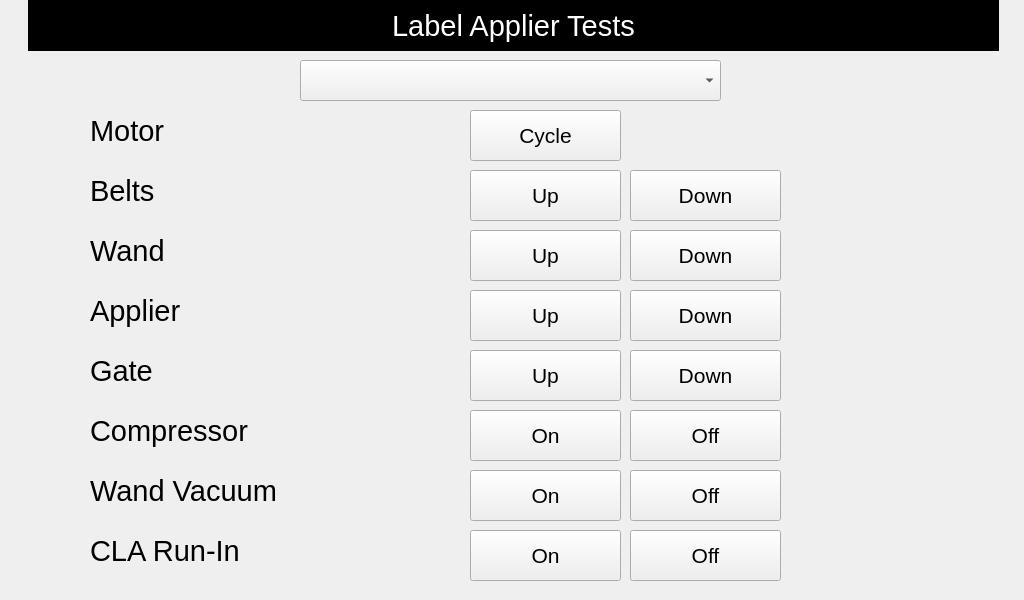
<?xml version="1.0" encoding="UTF-8"?>
<ui version="4.0">
 <class>serviceLabelApplierTests</class>
 <widget class="QWidget" name="serviceLabelApplierTests">
  <property name="geometry">
   <rect>
    <x>0</x>
    <y>0</y>
    <width>1024</width>
    <height>600</height>
   </rect>
  </property>
  <property name="font">
   <font>
    <pointsize>22</pointsize>
   </font>
  </property>
  <property name="windowTitle">
   <string>Form</string>
  </property>
  <widget class="QLabel" name="label">
   <property name="geometry">
    <rect>
     <x>28</x>
     <y>0</y>
     <width>971</width>
     <height>51</height>
    </rect>
   </property>
   <property name="font">
    <font>
     <pointsize>22</pointsize>
    </font>
   </property>
   <property name="styleSheet">
    <string notr="true">background-color: rgb(0, 0, 0);
color: rgb(255, 255, 255);</string>
   </property>
   <property name="text">
    <string>Label Applier Tests</string>
   </property>
   <property name="alignment">
    <set>Qt::AlignCenter</set>
   </property>
  </widget>
  <widget class="QComboBox" name="cboxLabelApplier">
   <property name="geometry">
    <rect>
     <x>300</x>
     <y>60</y>
     <width>421</width>
     <height>41</height>
    </rect>
   </property>
   <property name="maximumSize">
    <size>
     <width>16777215</width>
     <height>41</height>
    </size>
   </property>
  </widget>
  <widget class="QPushButton" name="btnMotorCycle">
   <property name="geometry">
    <rect>
     <x>470</x>
     <y>110</y>
     <width>151</width>
     <height>51</height>
    </rect>
   </property>
   <property name="sizePolicy">
    <sizepolicy hsizetype="Preferred" vsizetype="Preferred">
     <horstretch>0</horstretch>
     <verstretch>0</verstretch>
    </sizepolicy>
   </property>
   <property name="minimumSize">
    <size>
     <width>151</width>
     <height>51</height>
    </size>
   </property>
   <property name="maximumSize">
    <size>
     <width>151</width>
     <height>51</height>
    </size>
   </property>
   <property name="font">
    <font>
     <pointsize>16</pointsize>
    </font>
   </property>
   <property name="text">
    <string>Cycle</string>
   </property>
  </widget>
  <widget class="QPushButton" name="btnBeltsUp">
   <property name="geometry">
    <rect>
     <x>470</x>
     <y>170</y>
     <width>151</width>
     <height>51</height>
    </rect>
   </property>
   <property name="sizePolicy">
    <sizepolicy hsizetype="Preferred" vsizetype="Preferred">
     <horstretch>0</horstretch>
     <verstretch>0</verstretch>
    </sizepolicy>
   </property>
   <property name="minimumSize">
    <size>
     <width>151</width>
     <height>51</height>
    </size>
   </property>
   <property name="maximumSize">
    <size>
     <width>151</width>
     <height>51</height>
    </size>
   </property>
   <property name="font">
    <font>
     <pointsize>16</pointsize>
    </font>
   </property>
   <property name="text">
    <string>Up</string>
   </property>
  </widget>
  <widget class="QPushButton" name="btnWandUp">
   <property name="geometry">
    <rect>
     <x>470</x>
     <y>230</y>
     <width>151</width>
     <height>51</height>
    </rect>
   </property>
   <property name="sizePolicy">
    <sizepolicy hsizetype="Preferred" vsizetype="Preferred">
     <horstretch>0</horstretch>
     <verstretch>0</verstretch>
    </sizepolicy>
   </property>
   <property name="minimumSize">
    <size>
     <width>151</width>
     <height>51</height>
    </size>
   </property>
   <property name="maximumSize">
    <size>
     <width>151</width>
     <height>51</height>
    </size>
   </property>
   <property name="font">
    <font>
     <pointsize>16</pointsize>
    </font>
   </property>
   <property name="text">
    <string>Up</string>
   </property>
  </widget>
  <widget class="QPushButton" name="btnApplierUp">
   <property name="geometry">
    <rect>
     <x>470</x>
     <y>290</y>
     <width>151</width>
     <height>51</height>
    </rect>
   </property>
   <property name="sizePolicy">
    <sizepolicy hsizetype="Preferred" vsizetype="Preferred">
     <horstretch>0</horstretch>
     <verstretch>0</verstretch>
    </sizepolicy>
   </property>
   <property name="minimumSize">
    <size>
     <width>151</width>
     <height>51</height>
    </size>
   </property>
   <property name="maximumSize">
    <size>
     <width>151</width>
     <height>51</height>
    </size>
   </property>
   <property name="font">
    <font>
     <pointsize>16</pointsize>
    </font>
   </property>
   <property name="text">
    <string>Up</string>
   </property>
  </widget>
  <widget class="QPushButton" name="btnGateUp">
   <property name="geometry">
    <rect>
     <x>470</x>
     <y>350</y>
     <width>151</width>
     <height>51</height>
    </rect>
   </property>
   <property name="sizePolicy">
    <sizepolicy hsizetype="Preferred" vsizetype="Preferred">
     <horstretch>0</horstretch>
     <verstretch>0</verstretch>
    </sizepolicy>
   </property>
   <property name="minimumSize">
    <size>
     <width>151</width>
     <height>51</height>
    </size>
   </property>
   <property name="maximumSize">
    <size>
     <width>151</width>
     <height>51</height>
    </size>
   </property>
   <property name="font">
    <font>
     <pointsize>16</pointsize>
    </font>
   </property>
   <property name="text">
    <string>Up</string>
   </property>
  </widget>
  <widget class="QPushButton" name="btnCompressorOn">
   <property name="geometry">
    <rect>
     <x>470</x>
     <y>410</y>
     <width>151</width>
     <height>51</height>
    </rect>
   </property>
   <property name="sizePolicy">
    <sizepolicy hsizetype="Preferred" vsizetype="Preferred">
     <horstretch>0</horstretch>
     <verstretch>0</verstretch>
    </sizepolicy>
   </property>
   <property name="minimumSize">
    <size>
     <width>151</width>
     <height>51</height>
    </size>
   </property>
   <property name="maximumSize">
    <size>
     <width>151</width>
     <height>51</height>
    </size>
   </property>
   <property name="font">
    <font>
     <pointsize>16</pointsize>
    </font>
   </property>
   <property name="text">
    <string>On</string>
   </property>
  </widget>
  <widget class="QPushButton" name="btnWandVacuumOn">
   <property name="geometry">
    <rect>
     <x>470</x>
     <y>470</y>
     <width>151</width>
     <height>51</height>
    </rect>
   </property>
   <property name="sizePolicy">
    <sizepolicy hsizetype="Preferred" vsizetype="Preferred">
     <horstretch>0</horstretch>
     <verstretch>0</verstretch>
    </sizepolicy>
   </property>
   <property name="minimumSize">
    <size>
     <width>151</width>
     <height>51</height>
    </size>
   </property>
   <property name="maximumSize">
    <size>
     <width>151</width>
     <height>51</height>
    </size>
   </property>
   <property name="font">
    <font>
     <pointsize>16</pointsize>
    </font>
   </property>
   <property name="text">
    <string>On</string>
   </property>
  </widget>
  <widget class="QPushButton" name="btnCLARunInOn">
   <property name="geometry">
    <rect>
     <x>470</x>
     <y>530</y>
     <width>151</width>
     <height>51</height>
    </rect>
   </property>
   <property name="sizePolicy">
    <sizepolicy hsizetype="Preferred" vsizetype="Preferred">
     <horstretch>0</horstretch>
     <verstretch>0</verstretch>
    </sizepolicy>
   </property>
   <property name="minimumSize">
    <size>
     <width>151</width>
     <height>51</height>
    </size>
   </property>
   <property name="maximumSize">
    <size>
     <width>151</width>
     <height>51</height>
    </size>
   </property>
   <property name="font">
    <font>
     <pointsize>16</pointsize>
    </font>
   </property>
   <property name="text">
    <string>On</string>
   </property>
  </widget>
  <widget class="QPushButton" name="btnBeltsDown">
   <property name="geometry">
    <rect>
     <x>630</x>
     <y>170</y>
     <width>151</width>
     <height>51</height>
    </rect>
   </property>
   <property name="sizePolicy">
    <sizepolicy hsizetype="Preferred" vsizetype="Preferred">
     <horstretch>0</horstretch>
     <verstretch>0</verstretch>
    </sizepolicy>
   </property>
   <property name="minimumSize">
    <size>
     <width>151</width>
     <height>51</height>
    </size>
   </property>
   <property name="maximumSize">
    <size>
     <width>151</width>
     <height>51</height>
    </size>
   </property>
   <property name="font">
    <font>
     <pointsize>16</pointsize>
    </font>
   </property>
   <property name="text">
    <string>Down</string>
   </property>
  </widget>
  <widget class="QPushButton" name="btnWandDown">
   <property name="geometry">
    <rect>
     <x>630</x>
     <y>230</y>
     <width>151</width>
     <height>51</height>
    </rect>
   </property>
   <property name="sizePolicy">
    <sizepolicy hsizetype="Preferred" vsizetype="Preferred">
     <horstretch>0</horstretch>
     <verstretch>0</verstretch>
    </sizepolicy>
   </property>
   <property name="minimumSize">
    <size>
     <width>151</width>
     <height>51</height>
    </size>
   </property>
   <property name="maximumSize">
    <size>
     <width>151</width>
     <height>51</height>
    </size>
   </property>
   <property name="font">
    <font>
     <pointsize>16</pointsize>
    </font>
   </property>
   <property name="text">
    <string>Down</string>
   </property>
  </widget>
  <widget class="QPushButton" name="btnApplierDown">
   <property name="geometry">
    <rect>
     <x>630</x>
     <y>290</y>
     <width>151</width>
     <height>51</height>
    </rect>
   </property>
   <property name="sizePolicy">
    <sizepolicy hsizetype="Preferred" vsizetype="Preferred">
     <horstretch>0</horstretch>
     <verstretch>0</verstretch>
    </sizepolicy>
   </property>
   <property name="minimumSize">
    <size>
     <width>151</width>
     <height>51</height>
    </size>
   </property>
   <property name="maximumSize">
    <size>
     <width>151</width>
     <height>51</height>
    </size>
   </property>
   <property name="font">
    <font>
     <pointsize>16</pointsize>
    </font>
   </property>
   <property name="text">
    <string>Down</string>
   </property>
  </widget>
  <widget class="QPushButton" name="btnGateDown">
   <property name="geometry">
    <rect>
     <x>630</x>
     <y>350</y>
     <width>151</width>
     <height>51</height>
    </rect>
   </property>
   <property name="sizePolicy">
    <sizepolicy hsizetype="Preferred" vsizetype="Preferred">
     <horstretch>0</horstretch>
     <verstretch>0</verstretch>
    </sizepolicy>
   </property>
   <property name="minimumSize">
    <size>
     <width>151</width>
     <height>51</height>
    </size>
   </property>
   <property name="maximumSize">
    <size>
     <width>151</width>
     <height>51</height>
    </size>
   </property>
   <property name="font">
    <font>
     <pointsize>16</pointsize>
    </font>
   </property>
   <property name="text">
    <string>Down</string>
   </property>
  </widget>
  <widget class="QPushButton" name="btnCompressorOff">
   <property name="geometry">
    <rect>
     <x>630</x>
     <y>410</y>
     <width>151</width>
     <height>51</height>
    </rect>
   </property>
   <property name="sizePolicy">
    <sizepolicy hsizetype="Preferred" vsizetype="Preferred">
     <horstretch>0</horstretch>
     <verstretch>0</verstretch>
    </sizepolicy>
   </property>
   <property name="minimumSize">
    <size>
     <width>151</width>
     <height>51</height>
    </size>
   </property>
   <property name="maximumSize">
    <size>
     <width>151</width>
     <height>51</height>
    </size>
   </property>
   <property name="font">
    <font>
     <pointsize>16</pointsize>
    </font>
   </property>
   <property name="text">
    <string>Off</string>
   </property>
  </widget>
  <widget class="QPushButton" name="btnWandVacuumOff">
   <property name="geometry">
    <rect>
     <x>630</x>
     <y>470</y>
     <width>151</width>
     <height>51</height>
    </rect>
   </property>
   <property name="sizePolicy">
    <sizepolicy hsizetype="Preferred" vsizetype="Preferred">
     <horstretch>0</horstretch>
     <verstretch>0</verstretch>
    </sizepolicy>
   </property>
   <property name="minimumSize">
    <size>
     <width>151</width>
     <height>51</height>
    </size>
   </property>
   <property name="maximumSize">
    <size>
     <width>151</width>
     <height>51</height>
    </size>
   </property>
   <property name="font">
    <font>
     <pointsize>16</pointsize>
    </font>
   </property>
   <property name="text">
    <string>Off</string>
   </property>
  </widget>
  <widget class="QPushButton" name="btnCLARunInOff">
   <property name="geometry">
    <rect>
     <x>630</x>
     <y>530</y>
     <width>151</width>
     <height>51</height>
    </rect>
   </property>
   <property name="sizePolicy">
    <sizepolicy hsizetype="Preferred" vsizetype="Preferred">
     <horstretch>0</horstretch>
     <verstretch>0</verstretch>
    </sizepolicy>
   </property>
   <property name="minimumSize">
    <size>
     <width>151</width>
     <height>51</height>
    </size>
   </property>
   <property name="maximumSize">
    <size>
     <width>151</width>
     <height>51</height>
    </size>
   </property>
   <property name="font">
    <font>
     <pointsize>16</pointsize>
    </font>
   </property>
   <property name="text">
    <string>Off</string>
   </property>
  </widget>
  <widget class="QLabel" name="lblMotor">
   <property name="geometry">
    <rect>
     <x>90</x>
     <y>110</y>
     <width>381</width>
     <height>41</height>
    </rect>
   </property>
   <property name="text">
    <string>Motor</string>
   </property>
   <property name="alignment">
    <set>Qt::AlignLeading|Qt::AlignLeft|Qt::AlignVCenter</set>
   </property>
  </widget>
  <widget class="QLabel" name="lblBelts">
   <property name="geometry">
    <rect>
     <x>90</x>
     <y>170</y>
     <width>381</width>
     <height>41</height>
    </rect>
   </property>
   <property name="text">
    <string>Belts</string>
   </property>
   <property name="alignment">
    <set>Qt::AlignLeading|Qt::AlignLeft|Qt::AlignVCenter</set>
   </property>
  </widget>
  <widget class="QLabel" name="lblWand">
   <property name="geometry">
    <rect>
     <x>90</x>
     <y>230</y>
     <width>381</width>
     <height>41</height>
    </rect>
   </property>
   <property name="text">
    <string>Wand</string>
   </property>
   <property name="alignment">
    <set>Qt::AlignLeading|Qt::AlignLeft|Qt::AlignVCenter</set>
   </property>
  </widget>
  <widget class="QLabel" name="lblApplier">
   <property name="geometry">
    <rect>
     <x>90</x>
     <y>290</y>
     <width>381</width>
     <height>41</height>
    </rect>
   </property>
   <property name="text">
    <string>Applier</string>
   </property>
   <property name="alignment">
    <set>Qt::AlignLeading|Qt::AlignLeft|Qt::AlignVCenter</set>
   </property>
  </widget>
  <widget class="QLabel" name="lblGate">
   <property name="geometry">
    <rect>
     <x>90</x>
     <y>350</y>
     <width>381</width>
     <height>41</height>
    </rect>
   </property>
   <property name="text">
    <string>Gate</string>
   </property>
   <property name="alignment">
    <set>Qt::AlignLeading|Qt::AlignLeft|Qt::AlignVCenter</set>
   </property>
  </widget>
  <widget class="QLabel" name="lblCompressor">
   <property name="geometry">
    <rect>
     <x>90</x>
     <y>410</y>
     <width>381</width>
     <height>41</height>
    </rect>
   </property>
   <property name="text">
    <string>Compressor</string>
   </property>
   <property name="alignment">
    <set>Qt::AlignLeading|Qt::AlignLeft|Qt::AlignVCenter</set>
   </property>
  </widget>
  <widget class="QLabel" name="lblWandVacuum">
   <property name="geometry">
    <rect>
     <x>90</x>
     <y>470</y>
     <width>381</width>
     <height>41</height>
    </rect>
   </property>
   <property name="text">
    <string>Wand Vacuum</string>
   </property>
   <property name="alignment">
    <set>Qt::AlignLeading|Qt::AlignLeft|Qt::AlignVCenter</set>
   </property>
  </widget>
  <widget class="QLabel" name="lblCLARunIn">
   <property name="geometry">
    <rect>
     <x>90</x>
     <y>530</y>
     <width>381</width>
     <height>41</height>
    </rect>
   </property>
   <property name="text">
    <string>CLA Run-In</string>
   </property>
   <property name="alignment">
    <set>Qt::AlignLeading|Qt::AlignLeft|Qt::AlignVCenter</set>
   </property>
  </widget>
 </widget>
 <resources/>
 <connections/>
</ui>
